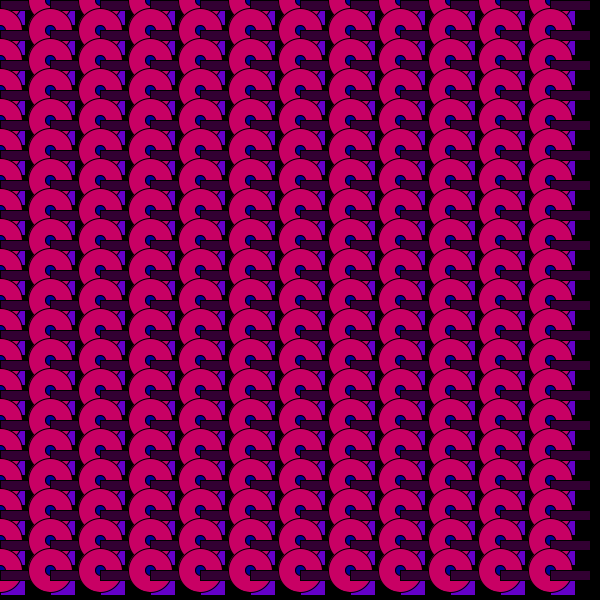
Frame 1 (no input)
Frame 60 (the mouse pressed at the canvas centre just before this capture): identical to frame 1, image omitted
Frame 120 (the mouse held since frame 60 and released just before this capture): identical to frame 1, image omitted

The Processing sketch that drew this single still picture (run headless with seeded random() and noise(); from frame 60 on, the mouse is pressed at the canvas centre):

// Processing sketch: processing_5963
// ── processing_5963.pde

int x;
int y;

void setup(){
  size(600,600);
}

void draw(){
  background(0);
  
  x = 0;
  y = 0;

 
 while( y < 600 ){
   x = 0;
 while ( x < 600 ){
   fill(100,0,200);
  rect(x,y,25,25);
   fill(200,0,100);
  ellipse(x,y,44,44);
   fill(0,0,150);  
   ellipse(x,y,10,10);
   fill(50,0,50);
  rect(x,y,40,10);
   fill(200,0,200);
  x = x + 50;
  }
  y = y + 30;
}

}
